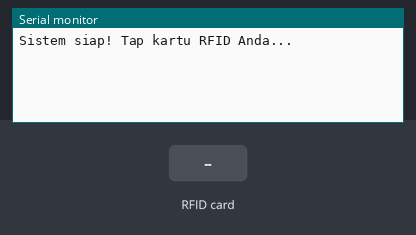
This sketch was run on a simulated Arduino Uno, built with avr-gcc and run on an emulated ATmega328P. Parts: the last lines printed to the serial monitor. Inputs (shaded band) come from the test bench.

Above: at 1.2 s.
1.3 s: RFID card 5E 7A 19 C4 held to the reader
At 1.41 s:
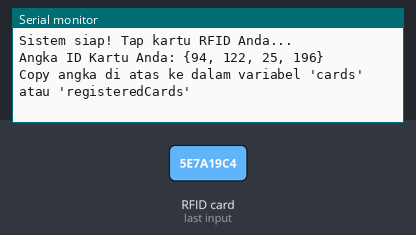
At 2.4 s:
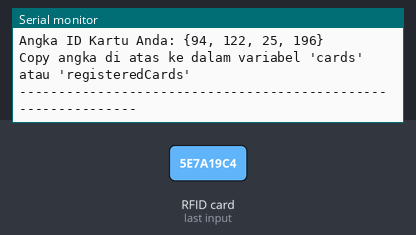

Measured:
- after the input at 1.3 s, the serial monitor: prints a new line at once (image 1)

The sketch:

sketch.ino
```cpp
#include <SPI.h>
#include <MFRC522.h>

#define SS_PIN 10
#define RST_PIN 9
MFRC522 mfrc522(SS_PIN, RST_PIN);

void setup() {
  Serial.begin(9600);
  SPI.begin();
  mfrc522.PCD_Init();
  Serial.println("Sistem siap! Tap kartu RFID Anda...");
}

void loop() {
  if (mfrc522.PICC_IsNewCardPresent() && mfrc522.PICC_ReadCardSerial()) {

    Serial.print("Angka ID Kartu Anda: {");

    // read 4 byte UID kartu dan menampilkannya dalam format desimal
    for (int i = 0; i < 4; i++) {
      Serial.print(mfrc522.uid.uidByte[i]);
      if (i < 3) Serial.print(", ");
    }
    Serial.println("}");

    Serial.println("Copy angka di atas ke dalam variabel 'cards' atau 'registeredCards'");
    Serial.println("--------------------------------------------------------------");

    mfrc522.PICC_HaltA(); // stop pembacaan agar tidak spam
  }
}
```
